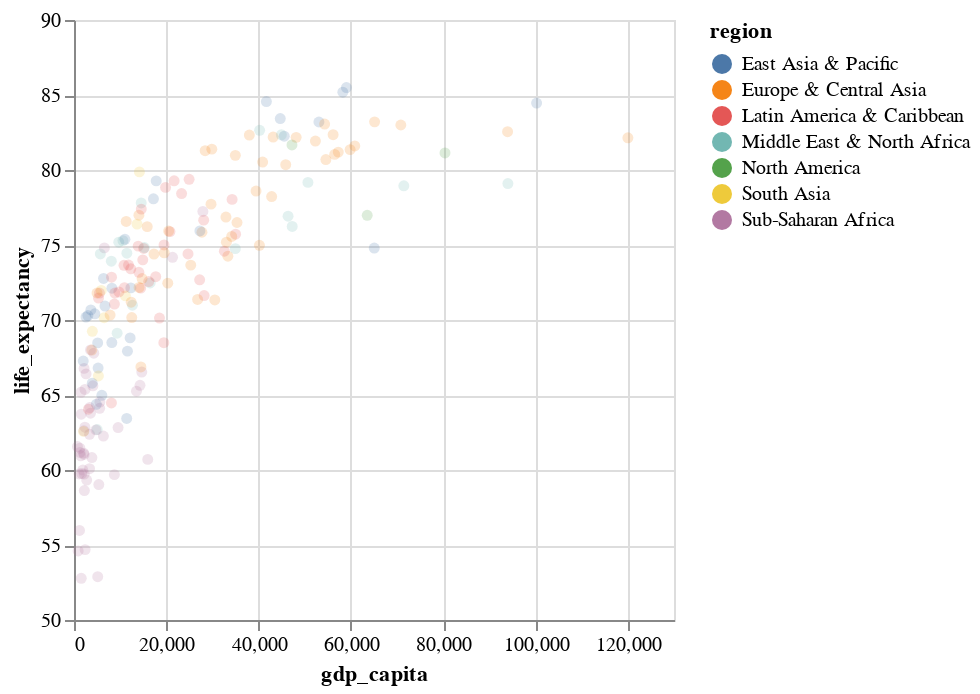

Notebook code cell kept with this figure:
### Markdown cell above
## 1.3 Selection via Legend

### Code cell
legend_click = alt.selection_point(
    fields=['region'], 
    bind='legend', 
    empty=False,
    toggle=True)

alt.Chart(data).mark_circle().encode(
    x='gdp_capita:Q',
    y=alt.Y('life_expectancy:Q').scale(zero=False),
    color='region:N',
    opacity=alt.condition(legend_click, alt.value(1), alt.value(0.2)),
    size = alt.condition(legend_click, alt.value(300), alt.value(30))
).add_params(legend_click).properties(width='container')

### Figure 1 — Vega-Lite specification as saved in the notebook (floating-point values rounded to 4 significant figures; data arrays with more than 128 entries replaced by an {"elided": "..."} marker saying what was removed)
{"config": {"view": {"continuousWidth": 300, "continuousHeight": 300}}, "data": {"name": "data-eab3cd4a016b6ff4a9ee7cad98a336da"}, "mark": {"type": "circle"}, "encoding": {"color": {"field": "region", "type": "nominal"}, "opacity": {"condition": {"param": "param_35", "value": 1, "empty": false}, "value": 0.2}, "size": {"condition": {"param": "param_35", "value": 300, "empty": false}, "value": 30}, "x": {"field": "gdp_capita", "type": "quantitative"}, "y": {"field": "life_expectancy", "scale": {"zero": false}, "type": "quantitative"}}, "params": [{"name": "param_35", "select": {"type": "point", "fields": ["region"], "toggle": true}, "bind": "legend"}], "width": "container", "$schema": "https://vega.github.io/schema/vega-lite/v5.15.1.json", "datasets": {"data-eab3cd4a016b6ff4a9ee7cad98a336da": {"elided": "217 records"}}}
